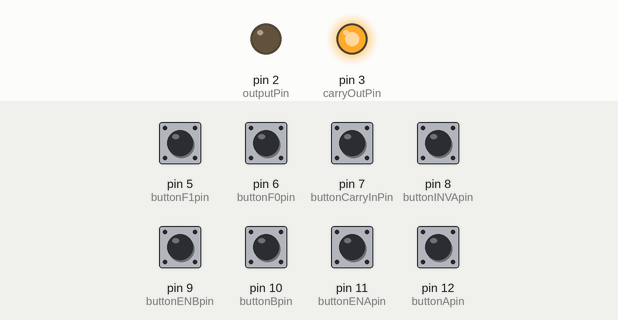
Recording of a sketch running on a simulated Arduino Nano, built with avr-gcc and run on an emulated ATmega328P. Parts: output pins drawn as LEDs (lit = HIGH). Inputs (shaded band) come from the test bench; at power-on: pin 5 (buttonF1pin), pin 6 (buttonF0pin), pin 7 (buttonCarryInPin), pin 8 (buttonINVApin), pin 9 (buttonENBpin), pin 10 (buttonBpin), pin 11 (buttonENApin), pin 12 (buttonApin) HIGH.

Above: at 1.2 s.
1.3 s: pin 5 (buttonF1pin) pulled LOW for 0.15 s
At 1.37 s:
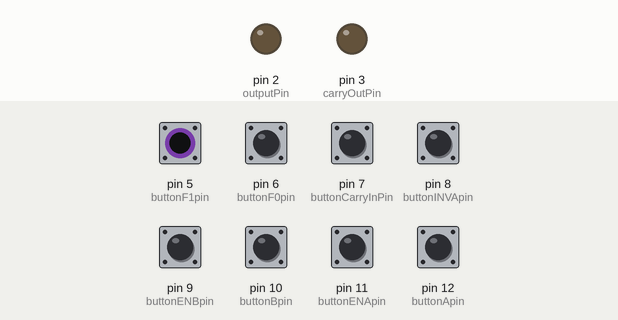
2.9 s: pin 6 (buttonF0pin) pulled LOW for 0.15 s
At 2.97 s:
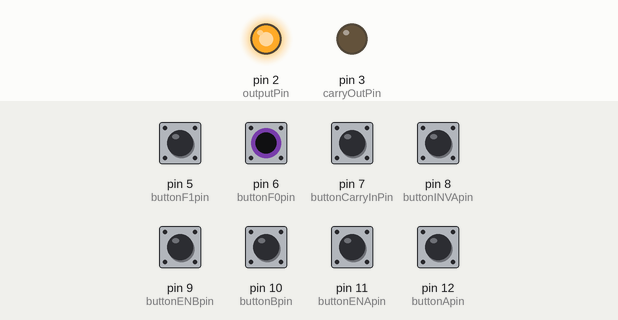
4.5 s: pin 8 (buttonINVApin) pulled LOW for 0.15 s
At 4.57 s:
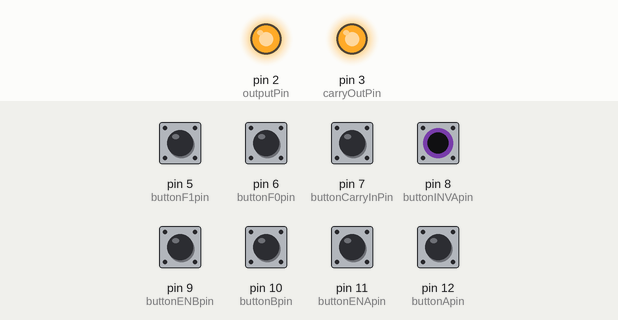
Timing chart, 0 to 7.5 s (numbered marks = the images above; inputs shaded):
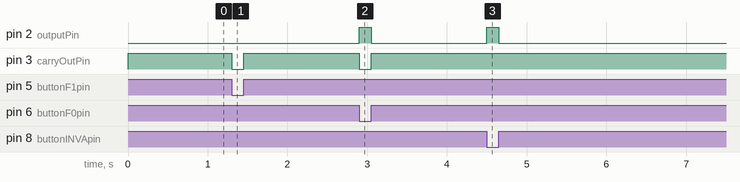

Measured:
- after the input at 1.3 s, pin 3 (carryOutPin): HIGH → LOW at once, → HIGH 0.15 s later
- after the input at 2.9 s, pin 2 (outputPin): LOW → HIGH at once, → LOW 0.15 s later; pin 3 (carryOutPin): HIGH → LOW at once, → HIGH 0.15 s later
- after the input at 4.5 s, pin 2 (outputPin): LOW → HIGH at once, → LOW 0.15 s later

The sketch:

1-bit_ALU.ino
```cpp
/*1-bit ALU code for the Arduino Nano
Rares-Mihail Neagu*/
//set the input and output pins
//OUTPUTS
int outputPin=2;
int carryOutPin=3;
//INPUTS
int buttonApin=12;
int buttonENApin=11;
int buttonBpin=10;
int buttonENBpin=9;
int buttonINVApin=8;
int buttonCarryInPin=7;
int buttonF0pin=6;
int buttonF1pin=5;

//temmporary variables
int cout;
int out;
int A;
int ENA;
int INVA;
int B;
int ENB;
int cin;
int F0;
int F1;
int inA;//the input A for the logical box
int inB;//the input B for the logical box

//logical unit variables
int orAB;
int andAB;
int notB;

//full adder variables
int Sum;

void setup() {
  // set the mode for the input and output
  //OUTPUT
  pinMode(outputPin, OUTPUT);
  pinMode(carryOutPin, OUTPUT);
  //INPUTS
  pinMode(buttonApin, INPUT_PULLUP);
  pinMode(buttonENApin, INPUT_PULLUP);
  pinMode(buttonBpin, INPUT_PULLUP);
  pinMode(buttonENBpin, INPUT_PULLUP);
  pinMode(buttonINVApin, INPUT_PULLUP);
  pinMode(buttonCarryInPin, INPUT_PULLUP);
  pinMode(buttonF0pin, INPUT_PULLUP);
  pinMode(buttonF1pin, INPUT_PULLUP);


}

void loop() {
  //assigning the pins to the variables we created above
  A=digitalRead(buttonApin);
  ENA=digitalRead(buttonENApin);
  B=digitalRead(buttonBpin);
  ENB=digitalRead(buttonENBpin);
  INVA=digitalRead(buttonINVApin);
  cin=digitalRead(buttonCarryInPin);
  F0=digitalRead(buttonF0pin);
  F1=digitalRead(buttonF1pin);

  //set up inA and inB
  inA=((A & ENA) ^ INVA);
  inB=(B & ENB);

  //perform the logical operations
  andAB=inA & inB;
  orAB=inA | inB;
  notB=~inB;
  //perform the sum
  Sum=(inA ^ inB)^cin;
  cout=((inA & inB) & (F0 & F1)) | ((F0 & F1) & cin & (inA ^ inB));
  out= (Sum & (F0 & F1)) | (andAB & (~F0 & ~F1)) | (orAB & (~F0 & F1)) | (notB & (F0 & ~F1));

  //writing out the output to the output pins
  digitalWrite(carryOutPin, cout);
  digitalWrite(outputPin, out);

}
```
